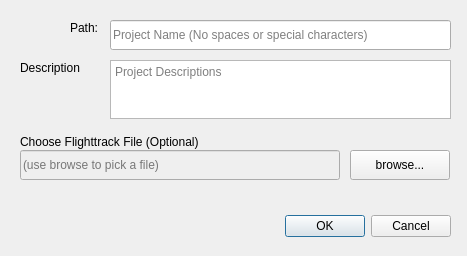
<?xml version="1.0" encoding="UTF-8"?>
<ui version="4.0">
 <class>addProjectDialog</class>
 <widget class="QDialog" name="addProjectDialog">
  <property name="geometry">
   <rect>
    <x>0</x>
    <y>0</y>
    <width>467</width>
    <height>256</height>
   </rect>
  </property>
  <property name="windowTitle">
   <string>Add project</string>
  </property>
  <widget class="QDialogButtonBox" name="buttonBox">
   <property name="geometry">
    <rect>
     <x>280</x>
     <y>210</y>
     <width>171</width>
     <height>32</height>
    </rect>
   </property>
   <property name="orientation">
    <enum>Qt::Horizontal</enum>
   </property>
   <property name="standardButtons">
    <set>QDialogButtonBox::Cancel|QDialogButtonBox::Ok</set>
   </property>
  </widget>
  <widget class="QLabel" name="label">
   <property name="geometry">
    <rect>
     <x>70</x>
     <y>20</y>
     <width>30</width>
     <height>16</height>
    </rect>
   </property>
   <property name="text">
    <string>Path:</string>
   </property>
  </widget>
  <widget class="QLineEdit" name="path">
   <property name="geometry">
    <rect>
     <x>110</x>
     <y>20</y>
     <width>341</width>
     <height>30</height>
    </rect>
   </property>
   <property name="placeholderText">
    <string>Project Name (No spaces or special characters)</string>
   </property>
  </widget>
  <widget class="QTextEdit" name="description">
   <property name="geometry">
    <rect>
     <x>110</x>
     <y>60</y>
     <width>341</width>
     <height>59</height>
    </rect>
   </property>
   <property name="placeholderText">
    <string>Project Descriptions</string>
   </property>
  </widget>
  <widget class="QPushButton" name="browse">
   <property name="geometry">
    <rect>
     <x>350</x>
     <y>150</y>
     <width>100</width>
     <height>30</height>
    </rect>
   </property>
   <property name="text">
    <string>browse...</string>
   </property>
  </widget>
  <widget class="QLabel" name="label_3">
   <property name="geometry">
    <rect>
     <x>20</x>
     <y>134</y>
     <width>201</width>
     <height>16</height>
    </rect>
   </property>
   <property name="text">
    <string>Choose Flighttrack File (Optional)</string>
   </property>
  </widget>
  <widget class="QLabel" name="label_2">
   <property name="geometry">
    <rect>
     <x>20</x>
     <y>60</y>
     <width>80</width>
     <height>16</height>
    </rect>
   </property>
   <property name="text">
    <string>Description</string>
   </property>
  </widget>
  <widget class="QLineEdit" name="selectedFile">
   <property name="enabled">
    <bool>false</bool>
   </property>
   <property name="geometry">
    <rect>
     <x>20</x>
     <y>150</y>
     <width>320</width>
     <height>30</height>
    </rect>
   </property>
   <property name="readOnly">
    <bool>true</bool>
   </property>
   <property name="placeholderText">
    <string>(use browse to pick a file)</string>
   </property>
  </widget>
 </widget>
 <resources/>
 <connections>
  <connection>
   <sender>buttonBox</sender>
   <signal>accepted()</signal>
   <receiver>addProjectDialog</receiver>
   <slot>accept()</slot>
   <hints>
    <hint type="sourcelabel">
     <x>248</x>
     <y>254</y>
    </hint>
    <hint type="destinationlabel">
     <x>157</x>
     <y>274</y>
    </hint>
   </hints>
  </connection>
  <connection>
   <sender>buttonBox</sender>
   <signal>rejected()</signal>
   <receiver>addProjectDialog</receiver>
   <slot>reject()</slot>
   <hints>
    <hint type="sourcelabel">
     <x>316</x>
     <y>260</y>
    </hint>
    <hint type="destinationlabel">
     <x>286</x>
     <y>274</y>
    </hint>
   </hints>
  </connection>
 </connections>
</ui>
